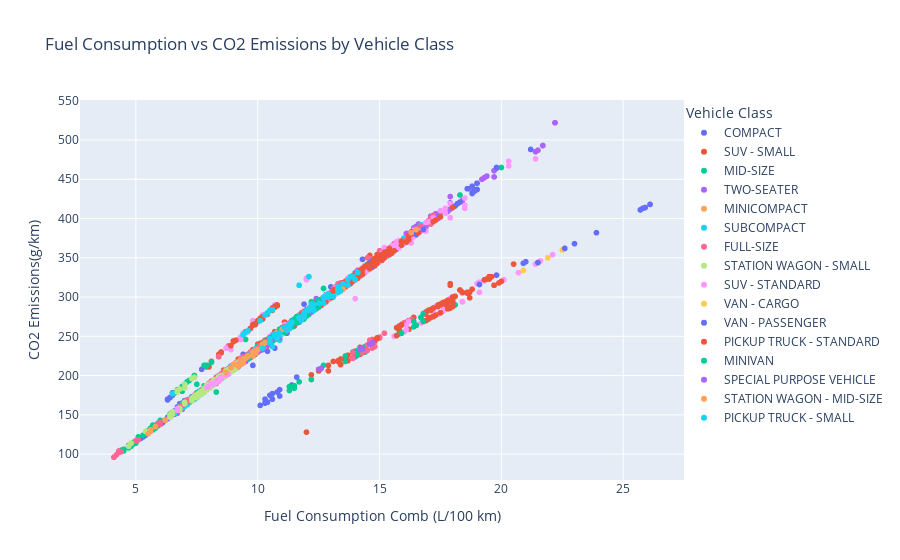

Notebook code cell kept with this figure:
### Code cell
# plotly scatter
fig = px.scatter(
    df_co2,
    x='Fuel Consumption Comb (L/100 km)',
    y='CO2 Emissions(g/km)',
    color='Vehicle Class',  # seaborn의 hue와 같은 역할
    title='Fuel Consumption vs CO2 Emissions by Vehicle Class'
)

# 범례 위치 조정 (예: 오른쪽 위)
fig.update_layout(legend_x=1, legend_y=1)

fig.show()

### Figure 1 — Plotly figure (JSON) as saved in the notebook; plotly's stock layout.template omitted (floating-point values rounded to 4 significant figures; data arrays with more than 128 entries replaced by an {"elided": "..."} marker saying what was removed)
{"data": [{"hovertemplate": "Vehicle Class=COMPACT<br>Fuel Consumption Comb (L/100 km)=%{x}<br>CO2 Emissions(g/km)=%{y}<extra></extra>", "legendgroup": "COMPACT", "marker": {"color": "#636efa", "symbol": "circle"}, "mode": "markers", "name": "COMPACT", "showlegend": true, "type": "scattergl", "x": {"elided": "1022 float values"}, "xaxis": "x", "y": {"elided": "1022 int values"}, "yaxis": "y"}, {"hovertemplate": "Vehicle Class=SUV - SMALL<br>Fuel Consumption Comb (L/100 km)=%{x}<br>CO2 Emissions(g/km)=%{y}<extra></extra>", "legendgroup": "SUV - SMALL", "marker": {"color": "#EF553B", "symbol": "circle"}, "mode": "markers", "name": "SUV - SMALL", "showlegend": true, "type": "scattergl", "x": {"elided": "1217 float values"}, "xaxis": "x", "y": {"elided": "1217 int values"}, "yaxis": "y"}, {"hovertemplate": "Vehicle Class=MID-SIZE<br>Fuel Consumption Comb (L/100 km)=%{x}<br>CO2 Emissions(g/km)=%{y}<extra></extra>", "legendgroup": "MID-SIZE", "marker": {"color": "#00cc96", "symbol": "circle"}, "mode": "markers", "name": "MID-SIZE", "showlegend": true, "type": "scattergl", "x": {"elided": "1133 float values"}, "xaxis": "x", "y": {"elided": "1133 int values"}, "yaxis": "y"}, {"hovertemplate": "Vehicle Class=TWO-SEATER<br>Fuel Consumption Comb (L/100 km)=%{x}<br>CO2 Emissions(g/km)=%{y}<extra></extra>", "legendgroup": "TWO-SEATER", "marker": {"color": "#ab63fa", "symbol": "circle"}, "mode": "markers", "name": "TWO-SEATER", "showlegend": true, "type": "scattergl", "x": {"elided": "460 float values"}, "xaxis": "x", "y": {"elided": "460 int values"}, "yaxis": "y"}, {"hovertemplate": "Vehicle Class=MINICOMPACT<br>Fuel Consumption Comb (L/100 km)=%{x}<br>CO2 Emissions(g/km)=%{y}<extra></extra>", "legendgroup": "MINICOMPACT", "marker": {"color": "#FFA15A", "symbol": "circle"}, "mode": "markers", "name": "MINICOMPACT", "showlegend": true, "type": "scattergl", "x": {"elided": "326 float values"}, "xaxis": "x", "y": {"elided": "326 int values"}, "yaxis": "y"}, {"hovertemplate": "Vehicle Class=SUBCOMPACT<br>Fuel Consumption Comb (L/100 km)=%{x}<br>CO2 Emissions(g/km)=%{y}<extra></extra>", "legendgroup": "SUBCOMPACT", "marker": {"color": "#19d3f3", "symbol": "circle"}, "mode": "markers", "name": "SUBCOMPACT", "showlegend": true, "type": "scattergl", "x": {"elided": "606 float values"}, "xaxis": "x", "y": {"elided": "606 int values"}, "yaxis": "y"}, {"hovertemplate": "Vehicle Class=FULL-SIZE<br>Fuel Consumption Comb (L/100 km)=%{x}<br>CO2 Emissions(g/km)=%{y}<extra></extra>", "legendgroup": "FULL-SIZE", "marker": {"color": "#FF6692", "symbol": "circle"}, "mode": "markers", "name": "FULL-SIZE", "showlegend": true, "type": "scattergl", "x": {"elided": "639 float values"}, "xaxis": "x", "y": {"elided": "639 int values"}, "yaxis": "y"}, {"hovertemplate": "Vehicle Class=STATION WAGON - SMALL<br>Fuel Consumption Comb (L/100 km)=%{x}<br>CO2 Emissions(g/km)=%{y}<extra></extra>", "legendgroup": "STATION WAGON - SMALL", "marker": {"color": "#B6E880", "symbol": "circle"}, "mode": "markers", "name": "STATION WAGON - SMALL", "showlegend": true, "type": "scattergl", "x": {"elided": "252 float values"}, "xaxis": "x", "y": {"elided": "252 int values"}, "yaxis": "y"}, {"hovertemplate": "Vehicle Class=SUV - STANDARD<br>Fuel Consumption Comb (L/100 km)=%{x}<br>CO2 Emissions(g/km)=%{y}<extra></extra>", "legendgroup": "SUV - STANDARD", "marker": {"color": "#FF97FF", "symbol": "circle"}, "mode": "markers", "name": "SUV - STANDARD", "showlegend": true, "type": "scattergl", "x": {"elided": "735 float values"}, "xaxis": "x", "y": {"elided": "735 int values"}, "yaxis": "y"}, {"hovertemplate": "Vehicle Class=VAN - CARGO<br>Fuel Consumption Comb (L/100 km)=%{x}<br>CO2 Emissions(g/km)=%{y}<extra></extra>", "legendgroup": "VAN - CARGO", "marker": {"color": "#FECB52", "symbol": "circle"}, "mode": "markers", "name": "VAN - CARGO", "showlegend": true, "type": "scattergl", "x": [15.1, 15.9, 20.9, 16.5, 21.5, 16.5, 21.5, 16.5, 22.6, 16.2, 21.9, 17.2, 22.5, 15.1, 15.9, 20.9, 16.5, 21.5, 16.5, 21.5, 16.5, 22.6], "xaxis": "x", "y": [347, 366, 334, 380, 344, 380, 344, 380, 362, 373, 350, 396, 360, 347, 366, 334, 380, 344, 380, 344, 380, 362], "yaxis": "y"}, {"hovertemplate": "Vehicle Class=VAN - PASSENGER<br>Fuel Consumption Comb (L/100 km)=%{x}<br>CO2 Emissions(g/km)=%{y}<extra></extra>", "legendgroup": "VAN - PASSENGER", "marker": {"color": "#636efa", "symbol": "circle"}, "mode": "markers", "name": "VAN - PASSENGER", "showlegend": true, "type": "scattergl", "x": [16.5, 21.5, 16.5, 22.6, 18.0, 18.8, 25.7, 18.2, 18.9, 25.8, 16.8, 23.0, 21.2, 18.3, 23.9, 16.5, 21.5, 16.5, 22.6, 18.0, 18.8, 25.7, 18.2, 18.9, 25.8, 18.0, 18.8, 18.8, 25.9, 18.1, 19.0, 19.0, 26.1, 14.7, 14.8, 19.7, 18.0, 18.8, 18.8, 25.9, 18.1, 19.0, 19.0, 26.1, 18.8, 19.8, 14.6, 15.2, 21.0, 18.8, 19.8, 18.6, 19.0, 14.6, 15.1, 20.9, 18.6, 19.0, 14.7, 15.1, 14.7, 15.2, 14.5, 19.1, 15.0, 19.8], "xaxis": "x", "y": [380, 344, 380, 362, 414, 432, 411, 419, 435, 413, 386, 368, 488, 421, 382, 380, 344, 380, 362, 414, 432, 411, 419, 435, 413, 414, 432, 432, 414, 416, 437, 437, 418, 338, 340, 315, 414, 432, 432, 414, 416, 437, 437, 418, 441, 465, 342, 356, 345, 441, 465, 438, 445, 344, 354, 343, 438, 445, 345, 354, 346, 355, 340, 316, 352, 328], "yaxis": "y"}, {"hovertemplate": "Vehicle Class=PICKUP TRUCK - STANDARD<br>Fuel Consumption Comb (L/100 km)=%{x}<br>CO2 Emissions(g/km)=%{y}<extra></extra>", "legendgroup": "PICKUP TRUCK - STANDARD", "marker": {"color": "#EF553B", "symbol": "circle"}, "mode": "markers", "name": "PICKUP TRUCK - STANDARD", "showlegend": true, "type": "scattergl", "x": {"elided": "538 float values"}, "xaxis": "x", "y": {"elided": "538 int values"}, "yaxis": "y"}, {"hovertemplate": "Vehicle Class=MINIVAN<br>Fuel Consumption Comb (L/100 km)=%{x}<br>CO2 Emissions(g/km)=%{y}<extra></extra>", "legendgroup": "MINIVAN", "marker": {"color": "#00cc96", "symbol": "circle"}, "mode": "markers", "name": "MINIVAN", "showlegend": true, "type": "scattergl", "x": [12.0, 16.8, 11.8, 16.5, 10.6, 12.0, 9.7, 9.8, 11.1, 11.4, 15.9, 11.3, 12.4, 12.1, 12.0, 16.8, 11.8, 16.4, 10.6, 11.6, 11.4, 12.5, 9.6, 9.8, 10.5, 11.4, 15.9, 11.4, 12.5, 12.0, 16.8, 11.8, 16.4, 10.6, 11.6, 11.4, 12.5, 9.7, 9.8, 11.4, 12.5, 10.9, 10.6, 11.8, 16.7, 10.7, 11.6, 11.4, 12.5, 9.6, 9.8, 10.9, 11.7, 10.9, 10.6, 11.8, 16.7, 10.7, 10.6, 11.6, 11.4, 12.5, 10.9, 11.7, 10.9, 10.6, 11.8, 16.7, 10.7, 10.6, 11.5, 10.8, 11.7, 10.6, 10.6, 11.8, 10.6, 11.5, 11.0, 11.7], "xaxis": "x", "y": [276, 269, 271, 264, 244, 276, 223, 225, 255, 262, 254, 260, 285, 278, 276, 269, 271, 262, 244, 267, 262, 288, 221, 225, 242, 262, 254, 262, 288, 282, 279, 276, 269, 250, 275, 269, 296, 226, 229, 267, 290, 257, 249, 276, 274, 251, 275, 269, 296, 226, 230, 255, 274, 259, 249, 276, 274, 252, 247, 275, 269, 296, 256, 274, 259, 249, 276, 274, 252, 247, 272, 254, 274, 249, 249, 276, 248, 271, 259, 274], "yaxis": "y"}, {"hovertemplate": "Vehicle Class=SPECIAL PURPOSE VEHICLE<br>Fuel Consumption Comb (L/100 km)=%{x}<br>CO2 Emissions(g/km)=%{y}<extra></extra>", "legendgroup": "SPECIAL PURPOSE VEHICLE", "marker": {"color": "#ab63fa", "symbol": "circle"}, "mode": "markers", "name": "SPECIAL PURPOSE VEHICLE", "showlegend": true, "type": "scattergl", "x": [9.5, 9.9, 10.1, 10.4, 10.2, 12.2, 9.3, 9.4, 9.4, 9.9, 10.2, 10.4, 10.1, 12.2, 9.4, 9.8, 9.4, 9.5, 10.4, 10.4, 14.2, 10.7, 10.7, 14.6, 10.7, 10.7, 14.6, 11.4, 12.7, 10.2, 10.9, 9.4, 9.8, 9.4, 10.4, 14.2, 10.8, 14.7, 12.7, 10.2, 10.5, 9.4, 9.9, 9.3, 10.4, 14.3, 10.7, 14.7, 12.7, 10.7, 11.4, 9.3, 9.9, 9.3, 9.3, 12.6, 10.6, 9.2, 9.2, 12.5, 10.7, 12.7, 10.7, 10.5, 11.4, 9.3, 9.9, 9.3, 12.6, 9.3, 10.6, 9.2, 9.2, 12.5, 10.7, 9.3, 9.9], "xaxis": "x", "y": [218, 228, 232, 239, 235, 281, 214, 216, 216, 228, 235, 239, 232, 281, 216, 225, 220, 223, 243, 243, 233, 252, 252, 240, 252, 252, 240, 268, 298, 233, 248, 220, 231, 220, 244, 234, 253, 242, 298, 240, 248, 220, 232, 218, 244, 234, 251, 241, 298, 251, 268, 218, 232, 219, 219, 209, 247, 214, 214, 208, 251, 297, 251, 248, 268, 218, 232, 219, 209, 219, 247, 214, 214, 208, 251, 218, 232], "yaxis": "y"}, {"hovertemplate": "Vehicle Class=STATION WAGON - MID-SIZE<br>Fuel Consumption Comb (L/100 km)=%{x}<br>CO2 Emissions(g/km)=%{y}<extra></extra>", "legendgroup": "STATION WAGON - MID-SIZE", "marker": {"color": "#FFA15A", "symbol": "circle"}, "mode": "markers", "name": "STATION WAGON - MID-SIZE", "showlegend": true, "type": "scattergl", "x": [9.2, 9.3, 10.5, 13.5, 13.5, 5.5, 9.3, 9.3, 10.8, 13.3, 9.4, 9.8, 9.9, 5.6, 9.0, 9.3, 13.3, 10.8, 9.8, 9.9, 5.6, 8.9, 11.0, 9.8, 9.9, 5.8, 8.7, 9.4, 9.4, 13.3, 9.6, 9.5, 11.1, 9.8, 9.9, 5.8, 9.3, 9.2, 9.6, 10.2, 12.7, 9.6, 10.8, 10.2, 10.3, 16.3, 9.4, 10.0, 12.7, 10.2, 10.3, 16.5, 16.5], "xaxis": "x", "y": [212, 214, 242, 310, 310, 126, 214, 214, 248, 306, 216, 225, 228, 129, 214, 220, 310, 253, 230, 232, 131, 210, 259, 230, 232, 135, 204, 219, 221, 312, 225, 222, 261, 230, 232, 135, 216, 214, 224, 239, 299, 225, 254, 240, 242, 382, 219, 233, 299, 240, 242, 386, 386], "yaxis": "y"}, {"hovertemplate": "Vehicle Class=PICKUP TRUCK - SMALL<br>Fuel Consumption Comb (L/100 km)=%{x}<br>CO2 Emissions(g/km)=%{y}<extra></extra>", "legendgroup": "PICKUP TRUCK - SMALL", "marker": {"color": "#19d3f3", "symbol": "circle"}, "mode": "markers", "name": "PICKUP TRUCK - SMALL", "showlegend": true, "type": "scattergl", "x": {"elided": "159 float values"}, "xaxis": "x", "y": {"elided": "159 int values"}, "yaxis": "y"}], "layout": {"legend": {"title": {"text": "Vehicle Class"}, "tracegroupgap": 0, "x": 1, "y": 1}, "title": {"text": "Fuel Consumption vs CO2 Emissions by Vehicle Class"}, "xaxis": {"anchor": "y", "domain": [0, 1], "title": {"text": "Fuel Consumption Comb (L/100 km)"}}, "yaxis": {"anchor": "x", "domain": [0, 1], "title": {"text": "CO2 Emissions(g/km)"}}}}
